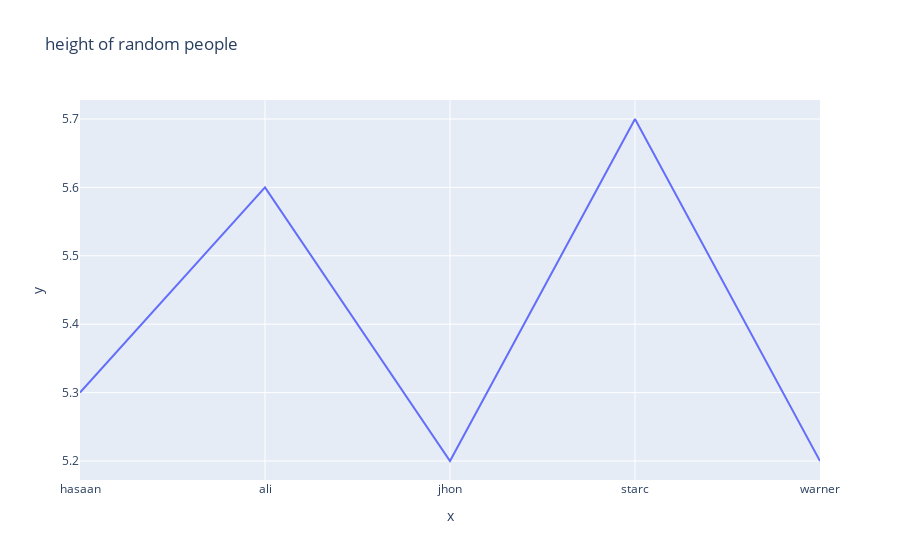

Notebook code cell kept with this figure:
### Code cell
# Height of any 5 people 

names = ['hasaan' , 'ali' , 'jhon' , 'starc' , 'warner']
height = [5.3 , 5.6 , 5.2 , 5.7 , 5.2]

fig = px.line(x = names , y = height , title = 'height of random people')

# show th plot 
fig.show()

### Figure 1 — Plotly figure (JSON) as saved in the notebook; plotly's stock layout.template omitted (floating-point values rounded to 4 significant figures)
{"data": [{"hovertemplate": "x=%{x}<br>y=%{y}<extra></extra>", "legendgroup": "", "line": {"color": "#636efa", "dash": "solid"}, "marker": {"symbol": "circle"}, "mode": "lines", "name": "", "orientation": "v", "showlegend": false, "type": "scatter", "x": ["hasaan", "ali", "jhon", "starc", "warner"], "xaxis": "x", "y": [5.3, 5.6, 5.2, 5.7, 5.2], "yaxis": "y"}], "layout": {"legend": {"tracegroupgap": 0}, "title": {"text": "height of random people"}, "xaxis": {"anchor": "y", "domain": [0, 1], "title": {"text": "x"}}, "yaxis": {"anchor": "x", "domain": [0, 1], "title": {"text": "y"}}}}
